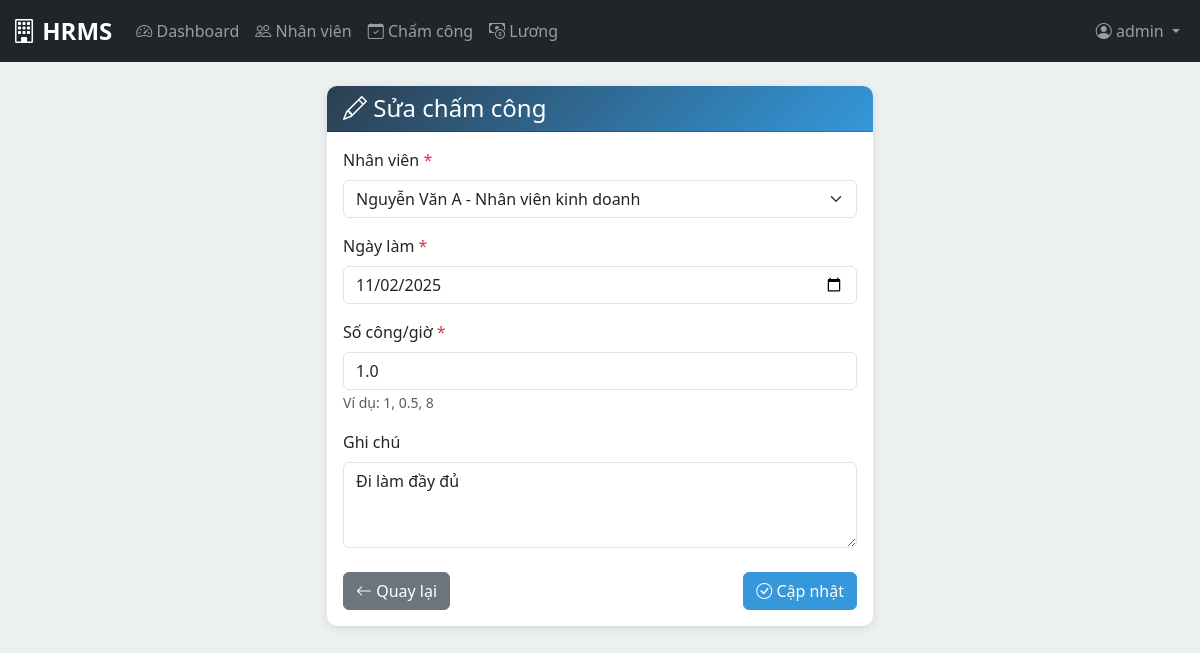
The app's page /admin/attendance/edit/2 (signed in) with its own data.
### models/__init__.py (models this page shows, shortened)
class User(UserMixin, db.Model):
    __tablename__ = 'users'
    id = db.Column(db.Integer, primary_key=True)
    username = db.Column(db.String(50), unique=True, nullable=False)
    password_hash = db.Column(db.String(255), nullable=False)
    role = db.Column(db.String(20), nullable=False, default='user')  # 'admin' or 'user'
    employee_id = db.Column(db.Integer, db.ForeignKey('employees.id'), nullable=True)
    employee = db.relationship('Employee', back_populates='user', uselist=False)
    def is_admin(self):
        return self.role == 'admin'

class Attendance(db.Model):
    __tablename__ = 'attendances'
    id = db.Column(db.Integer, primary_key=True)
    employee_id = db.Column(db.Integer, db.ForeignKey('employees.id'), nullable=False)
    work_date = db.Column(db.Date, nullable=False)
    work_hours = db.Column(db.Float, nullable=False)  # Số công / số giờ
    note = db.Column(db.Text)
    created_at = db.Column(db.DateTime, default=datetime.utcnow)
    employee = db.relationship('Employee', back_populates='attendances')
    __table_args__ = (
        db.UniqueConstraint('employee_id', 'work_date', name='unique_employee_date'),
    )

class Employee(db.Model):
    __tablename__ = 'employees'
    id = db.Column(db.Integer, primary_key=True)
    full_name = db.Column(db.String(100), nullable=False)
    phone = db.Column(db.String(20))
    email = db.Column(db.String(100))
    position = db.Column(db.String(100))
    daily_wage = db.Column(db.Float, nullable=False)  # Lương 1 ngày hoặc 1 giờ
    start_date = db.Column(db.Date, nullable=False, default=datetime.utcnow)
    status = db.Column(db.String(20), nullable=False, default='active')  # 'active' or 'inactive'
    created_at = db.Column(db.DateTime, default=datetime.utcnow)
    user = db.relationship('User', back_populates='employee', uselist=False)
    attendances = db.relationship('Attendance', back_populates='employee', cascade='all, delete-orphan')

### routes/admin.py (the view, shortened to what this page needs)
@admin_bp.route('/attendance/edit/<int:id>', methods=['GET', 'POST'])
@login_required
@admin_required
def edit_attendance(id):
    attendance = Attendance.query.get_or_404(id)
    employees = Employee.query.filter_by(status='active').all()
    return render_template('admin/edit_attendance.html',
                         attendance=attendance,
                         employees=employees)

### app.py (called while the page is built)
def create_app():
    app = Flask(__name__)
    app.config.from_object(Config)
    db.init_app(app)
    login_manager = LoginManager()
    login_manager.init_app(app)
    login_manager.login_view = 'auth.login'
    login_manager.login_message = 'Vui lòng đăng nhập để tiếp tục.'
    login_manager.login_message_category = 'warning'
    @login_manager.user_loader
    def load_user(user_id):
        return User.query.get(int(user_id))
    from routes.auth import auth_bp
    from routes.admin import admin_bp
    from routes.employee import employee_bp
    app.register_blueprint(auth_bp)
    app.register_blueprint(admin_bp)
    app.register_blueprint(employee_bp)
    with app.app_context():
        db.create_all()
    return app

### routes/admin.py (called while the page is built)
def admin_required(f):
    @wraps(f)
    def decorated_function(*args, **kwargs):
        if not current_user.is_authenticated or not current_user.is_admin():
            flash('Bạn không có quyền truy cập!', 'danger')
            return redirect(url_for('auth.login'))
        return f(*args, **kwargs)
    return decorated_function

### templates/admin/edit_attendance.html (shortened to what this page needs)
{% extends "base.html" %}
{% block content %}
<div class="container">
    <div class="row justify-content-center">
        <div class="col-md-6">
            <div class="card">
                <div class="card-header">
                    <h4 class="mb-0"><i class="bi bi-pencil"></i> Sửa chấm công</h4>
                </div>
                <div class="card-body">
                    <form method="POST" action="{{ url_for('admin.edit_attendance', id=attendance.id) }}">
                        <div class="mb-3">
                            <label for="employee_id" class="form-label">Nhân viên <span class="text-danger">*</span></label>
                            <select class="form-select" id="employee_id" name="employee_id" required>
                                {% for emp in employees %}
                                <option value="{{ emp.id }}" {% if emp.id == attendance.employee_id %}selected{% endif %}>
                                    {{ emp.full_name }} - {{ emp.position }}
                                </option>
                                {% endfor %}
                            </select>
                        </div>
                        <div class="mb-3">
                            <label for="work_date" class="form-label">Ngày làm <span class="text-danger">*</span></label>
                            <input type="date" class="form-control" id="work_date" name="work_date"
                                   value="{{ attendance.work_date.strftime('%Y-%m-%d') }}" required>
                        </div>
                        <div class="mb-3">
                            <label for="work_hours" class="form-label">Số công/giờ <span class="text-danger">*</span></label>
                            <input type="number" class="form-control" id="work_hours" name="work_hours"
                                   step="0.5" min="0" max="24" value="{{ attendance.work_hours }}" required>
                            <small class="text-muted">Ví dụ: 1, 0.5, 8</small>
                        </div>
                        <div class="mb-3">
                            <label for="note" class="form-label">Ghi chú</label>
                            <textarea class="form-control" id="note" name="note" rows="3">{{ attendance.note or '' }}</textarea>
                        </div>
                        <div class="d-flex justify-content-between mt-4">
                            <a href="{{ url_for('admin.attendance') }}" class="btn btn-secondary">
                                <i class="bi bi-arrow-left"></i> Quay lại
                            </a>
                            <button type="submit" class="btn btn-primary">
                                <i class="bi bi-check-circle"></i> Cập nhật
                            </button>
                        </div>
                    </form>
                </div>
            </div>
        </div>
    </div>
</div>
{% endblock %}

### templates/base.html (shortened to what this page needs)
<!DOCTYPE html>
<html lang="vi">
<head>
    <link href="https://cdn.jsdelivr.net/npm/bootstrap@5.3.0/dist/css/bootstrap.min.css" rel="stylesheet">
    <link rel="stylesheet" href="https://cdn.jsdelivr.net/npm/bootstrap-icons@1.10.0/font/bootstrap-icons.css">
    <link rel="stylesheet" href="{{ url_for('static', filename='css/style.css') }}">
</head>
<body>
    {% if current_user.is_authenticated %}
    <nav class="navbar navbar-expand-lg navbar-dark bg-dark">
        <div class="container-fluid">
            <a class="navbar-brand" href="{{ url_for('auth.index') }}">
                <i class="bi bi-building"></i> HRMS
            </a>
            <div class="collapse navbar-collapse" id="navbarNav">
                <ul class="navbar-nav me-auto">
                    {% if current_user.is_admin() %}
                    <li class="nav-item">
                        <a class="nav-link" href="{{ url_for('admin.dashboard') }}">
                            <i class="bi bi-speedometer2"></i> Dashboard
                        </a>
                    </li>
                    <li class="nav-item">
                        <a class="nav-link" href="{{ url_for('admin.employees') }}">
                            <i class="bi bi-people"></i> Nhân viên
                        </a>
                    </li>
                    <li class="nav-item">
                        <a class="nav-link" href="{{ url_for('admin.attendance') }}">
                            <i class="bi bi-calendar-check"></i> Chấm công
                        </a>
                    </li>
                    <li class="nav-item">
                        <a class="nav-link" href="{{ url_for('admin.salary') }}">
                            <i class="bi bi-cash-coin"></i> Lương
                        </a>
                    </li>
                    {% endif %}
                </ul>
                <ul class="navbar-nav">
                    <li class="nav-item dropdown">
                        <a class="nav-link dropdown-toggle" href="#" role="button" data-bs-toggle="dropdown">
                            <i class="bi bi-person-circle"></i> {{ current_user.username }}
                        </a>
                    </li>
                </ul>
            </div>
        </div>
    </nav>
    {% endif %}
    <main class="{% if current_user.is_authenticated %}container-fluid{% endif %} py-4">
        {% block content %}{% endblock %}
    </main>
</body>
</html>

### static/css/style.css (style rules this page uses)
:root { --primary-color: #2c3e50; --secondary-color: #3498db; --success-color: #27ae60; --danger-color: #e74c3c; --warning-color: #f39c12; --light-bg: #ecf0f1; }
body { background-color: var(--light-bg); font-family: 'Segoe UI', Tahoma, Geneva, Verdana, sans-serif; }
.navbar-brand { font-weight: bold; font-size: 1.5rem; }
.card { border: none; border-radius: 10px; box-shadow: 0 2px 10px rgba(0,0,0,0.1); margin-bottom: 20px; }
.card-header { background: linear-gradient(135deg, var(--primary-color), var(--secondary-color)); color: white; border-radius: 10px 10px 0 0 !important; font-weight: 600; }
.btn-primary { background-color: var(--secondary-color); border-color: var(--secondary-color); }

### records on screen
User: username "admin"
Attendance: employee_id "Nguyễn Văn A - Nhân viên kinh doanh", work_date "11/02/2025", work_hours "1.0", note "Đi làm đầy đủ"
